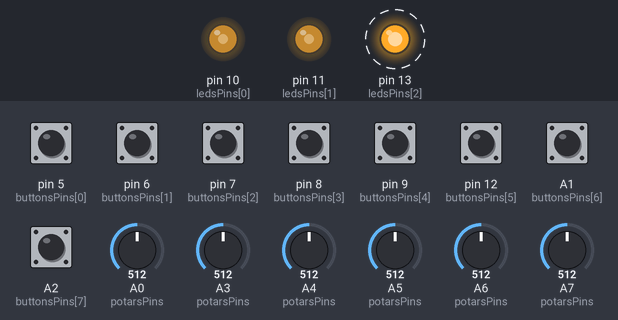
A sketch run on a simulated Arduino Nano, built with avr-gcc and run on an emulated ATmega328P. Parts: output pins drawn as LEDs (lit = HIGH). Dashed ring = blinking. Inputs (shaded band) come from the test bench; at power-on: A1 (buttonsPins[6]), A2 (buttonsPins[7]), pin 5 (buttonsPins[0]), pin 6 (buttonsPins[1]), pin 7 (buttonsPins[2]), pin 8 (buttonsPins[3]), pin 9 (buttonsPins[4]), pin 12 (buttonsPins[5]) HIGH, A0 (potarsPins) = 512, A3 (potarsPins) = 512, A4 (potarsPins) = 512, A5 (potarsPins) = 512, A6 (potarsPins) = 512, A7 (potarsPins) = 512. MIDI output is not drawn; pins used as bus, display or sensor lines are not drawn.

Above: at 1.2 s.
1.3 s: A0 (potarsPins) set to 716
At 2.1 s:
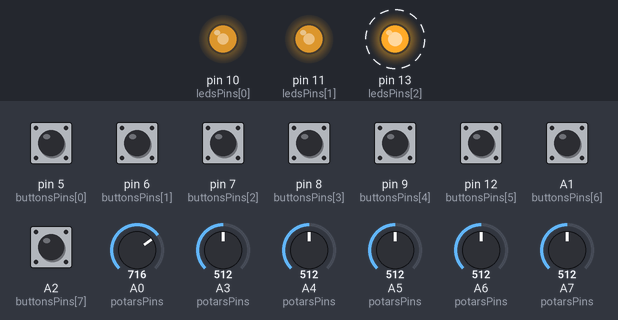
4.3 s: A0 (potarsPins) set to 992
At 5.07 s:
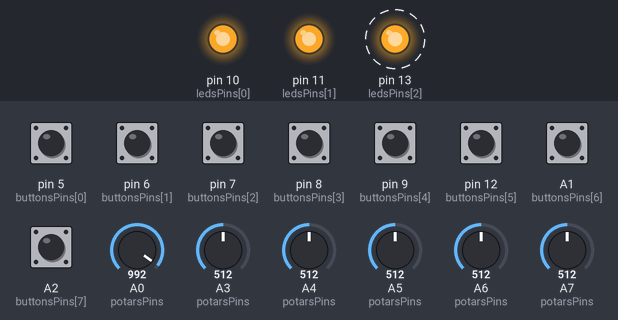
7.3 s: A0 (potarsPins) set to 30
At 8.04 s:
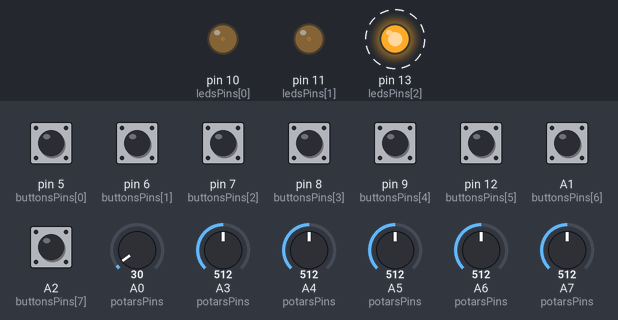
Timing chart, 0 to 16.3 s (numbered marks = the images above; inputs shaded):
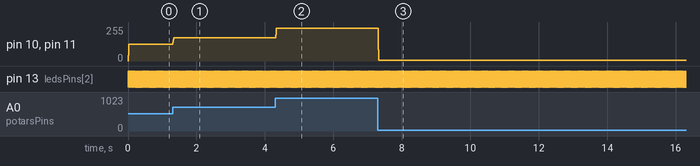

Measured:
- after the input at 1.3 s, pin 10 (ledsPins[0]), pin 11 (ledsPins[1]): 126/255 → 176/255 at once
- after the input at 4.3 s, pin 10 (ledsPins[0]), pin 11 (ledsPins[1]): 176/255 → 246/255 at once
- after the input at 7.3 s, pin 10 (ledsPins[0]), pin 11 (ledsPins[1]): 246/255 → 6/255 at once
- by itself, pin 13 (ledsPins[2]): alternates HIGH for 0.01 s and LOW for 0.01 s

The sketch:

midikloria.ino
```cpp
#include <MIDI.h>

// Create and binds the MIDI interface to the default hardware Serial port
MIDI_CREATE_DEFAULT_INSTANCE();

/** project related defines **/
#define BUTTONS_NUM 8
#define LEDS_NUM 3
#define POTARS_NUM 9

#define DEFAULT_CHANNEL 1
#define DEFAULT_VELOCITY 127
#define POTARS_CC_OFFSET 1  // control change start id for buttons
#define BUTTONS_CC_OFFSET (POTARS_CC_OFFSET + POTARS_NUM)  // control change start id for buttons
#define NOTE_OFFSET 50  // note start id for buttons
#define BUTTON_CC_MODE  // buttons will send CC msgs. comment this if you want note msgs

#define AVG_SAMPLES_NUM 3  // number of samples used in the moving average
#define ANALOG_DIFF_THRES 1  // difference threshold between last and current value until a MIDI msg is sent


/** pins **/
byte potarsPins[POTARS_NUM] = {A0, A0, A0, A0, A3, A4, A5, A6, A7};
int potarsMuxIds[POTARS_NUM] = {0, 1, 2, 3, -1, -1, -1, -1, -1};

byte buttonsPins[BUTTONS_NUM] = {5, 6, 7, 8, 9, 12, A1, A2};
byte ledsPins[LEDS_NUM] = {10, 11, 13};
byte muxPins[] = {2, 3, 4};

/** pot variables **/
byte avgPos = 0;
struct potar {
	byte pinNumber;
	int lastValue, sum = 0;
	int previousValues[AVG_SAMPLES_NUM] = {0};
	int muxId;
};
struct potar potars[POTARS_NUM];

/** button variables**/
struct button {
	byte pinNumber;
	bool state=1;  // save last button state to detect button push and release
	bool value=1;  // last value * 127 sent in the MIDI msg when the button is pressed in CC mode
};
struct button buttons[BUTTONS_NUM];

/** functions **/
int movingAvg(int *numArray, int arraySize, int *sum, int nextNum, int pos){
	// Subtract the oldest number from the prev sum, add the new number
	*sum = *sum - numArray[pos] + nextNum;

	// Assign the nextNum to the position in the array
	numArray[pos] = nextNum;

	// return the average
	return *sum / arraySize;
}

void updateButton(struct button *buttonsArray, byte id){
	struct button *thisButton = buttonsArray + id;
	bool buttonState = digitalRead(thisButton->pinNumber);

	#ifdef BUTTON_CC_MODE  // send cc msg
	if ((buttonState != thisButton->state) && !buttonState){  // only when button is pressed
		thisButton->value = !thisButton->value;
		MIDI.sendControlChange(BUTTONS_CC_OFFSET + id, thisButton->value*127, DEFAULT_CHANNEL);  // send enable or disable request regarding the previous value
	}
	#else  // send note msg
	if (buttonState != thisButton->state){
		if (!buttonState) MIDI.sendNoteOn(NOTE_OFFSET + id, DEFAULT_VELOCITY, DEFAULT_CHANNEL);  // note on when button is pressed
		else MIDI.sendNoteOff(NOTE_OFFSET + id, DEFAULT_VELOCITY, DEFAULT_CHANNEL);  // note off when button is released
	}
	#endif
	thisButton->state = buttonState;  // save current button state
}

void updatePotar(struct potar *potarsArray, byte id, byte pos){
	struct potar *thisPotar = potarsArray + id;
	// get analog value
	if (thisPotar->muxId >= 0){  // drive multiplexer pins before read if this a mux input
		byte muxId = (byte)thisPotar->muxId;
		for(int i=0; i < 3; i++){
			digitalWrite(muxPins[i], (muxId >> i) & 0x01);
		}
		delay(1);  // wait a bit before reading
	}
	int potarValue = (analogRead(thisPotar->pinNumber) / 1023.0f)*127;

	// moving average
	int potarAvg = movingAvg(thisPotar->previousValues, AVG_SAMPLES_NUM, &thisPotar->sum, potarValue, pos);

	// send MIDI control change if one of the analog value changed
	if (abs(potarAvg - thisPotar->lastValue) > ANALOG_DIFF_THRES){
		MIDI.sendControlChange(POTARS_CC_OFFSET + id, potarAvg, DEFAULT_CHANNEL);
		thisPotar->lastValue = potarAvg;  // save this value for next loop
	}
}


void setup() {
	// initialize serial and MIDI handler
	MIDI.begin(MIDI_CHANNEL_OMNI);
	Serial.begin(115200);

	// initialize potars structure with pins and mux ids
	for(int i=0; i < POTARS_NUM; i++){
		potars[i].pinNumber = potarsPins[i];
		potars[i].muxId = potarsMuxIds[i];
	}

	// configure button pins as pull up input and init structure
	for(int i=0; i < BUTTONS_NUM; i++){
		pinMode(buttonsPins[i], INPUT_PULLUP);
		buttons[i].pinNumber = buttonsPins[i];
	}

	// configure leds and mux pins as output
	for(int i=0; i < LEDS_NUM; i++){
		pinMode(ledsPins[i], OUTPUT);
	}
	for(int i=0; i < 3; i++){
		pinMode(muxPins[i], OUTPUT);
	}
}

/** MAIN LOOP **/
void loop() {
	// read potar values and send MIDI message if any change
	for(int i=0; i < POTARS_NUM; i++){
		updatePotar(potars, i, avgPos);
	}

	// increase moving average positon for the next loop
	avgPos++;
	if (avgPos >= AVG_SAMPLES_NUM) avgPos = 0;


	// read button values and send MIDI message (CC or Note) if any change
	for(int i=0; i < BUTTONS_NUM; i++){
		updateButton(buttons, i);
	}

	// toggle led 0 every loop
	digitalWrite(ledsPins[2], !digitalRead(ledsPins[2]));

	// set pwm duty cycle of led 1 and 2 according to potar values
	analogWrite(ledsPins[0], potars[0].lastValue*2);
	analogWrite(ledsPins[1], potars[1].lastValue*2);

	// wait
	delay(5);
}
```
